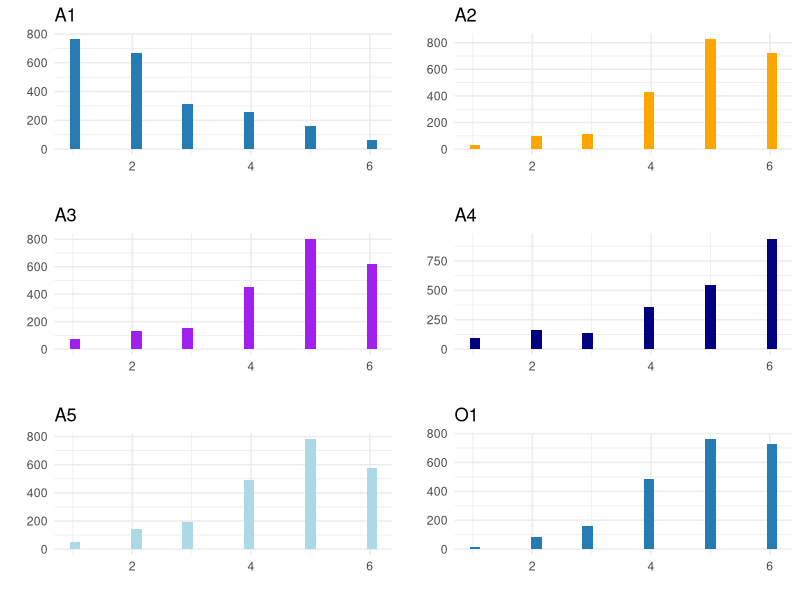

The R source for this figure:
## ---- chunk 1
knitr::opts_chunk$set(echo = TRUE)
library(ggpubr)
## ---- chunk 2
L <- c(0.625, 0.539,  0.507)*1.4
L <- as.matrix(L)
R <- matrix(c(0.19, 0, 0, 
              0, 0.51, 0, 
              0, 0, 0.75), byrow = TRUE, ncol = 3)
Psi <- R-L%*%t(L) 
R
## ---- chunk 3
Sigma <- matrix(c(1,.4,.9,
               .4,1,.7,
               .9,.7,1), byrow = TRUE, ncol = 3)
valores <- eigen(Sigma)$values
L <- eigen(Sigma)$vectors
L1 <- (valores[1]**.5)**as.matrix(L[, 1], ncol=1) 
Psi <- Sigma - (L1 %*%t(L1))
Psi
## ---- chunk 4
library(psych)
valores <- factanal( rotation = 'none', factors = 1, covmat = Sigma)
L <- valores$loadings
L1 <- as.matrix(L[, 1], ncol=1) 
Psi <- diag(valores$uniquenesses)
Sigma -(L1%*%t(L1) + Psi)
## ---- chunk 5
data <- bfi
data.clean <- complete.cases(data)
datos <- data[ data.clean,  ] 
f5 <- factanal(datos, factors = 5, rotation = 'none') #obtencion de factores
#apply(datos, 2, class)
## ---- chunk 6
f5$loadings
## ---- chunk 7
f5$PVAL
## ---- chunk 8
p1 <- ggplot(datos, aes(x = A1)) + geom_histogram(aes(fill = I('#257BB5'))) +
  ggtitle('A1') + theme(legend.position='none') +theme_minimal()+ ylab('') +xlab('')
p2 <- ggplot(datos, aes(x = A2)) + geom_histogram(aes(fill = I('orange'))) +
  ggtitle('A2') + theme(legend.position='none') +theme_minimal()+ ylab('') +xlab('')
p3 <- ggplot(datos, aes(x = A3)) + geom_histogram(aes(fill = I('purple'))) +
  ggtitle('A3') + theme(legend.position='none') +theme_minimal()+ ylab('') +xlab('')
p4 <- ggplot(datos, aes(x = A4)) + geom_histogram(aes(fill = I('navy'))) +
  ggtitle('A4') + theme(legend.position='none') +theme_minimal()+ ylab('') +xlab('')
p5 <- ggplot(datos, aes(x = A5)) + geom_histogram(aes(fill = I('lightblue'))) +
  ggtitle('A5') + theme(legend.position='none') +theme_minimal()+ ylab('') +xlab('')
p6 <- ggplot(datos, aes(x = O1)) + geom_histogram(aes(fill = I('#257BB5'))) +
  ggtitle('O1') + theme(legend.position='none') +theme_minimal()+ ylab('') +xlab('')
## ---- chunk 9
ggarrange(p1, p2, p3, p4, p5, p6, ncol = 2, nrow = 3)
## ---- chunk 10
library(dplyr)
d <- datos
d$age <- d$education <- d$gender <- NULL
d$marca <- 0
for (i in 1:dim(d)[1])
{
  for(j in names(d))
  {
      if(d[i, j] == 1| d[i,j] == 6)
      {
        d$marca[i] <- d$marca[i] + 1
      }
  }
}
q.95 <- quantile(d$marca, probs = .99)
d2 <- d %>% filter(marca >q.95) 
d2 <- d2[order(d2$marca, decreasing = TRUE),]
d2 <- head(d2, 12)
library(xtable)
dd <- t(d2)
#xtable(dd)
## ---- chunk 11
ninas <- Harman23.cor$cov
m <- 4
(f.ninas <- factanal(covmat = ninas, factors = m, rotation = 'none'))
L <- f.ninas$loadings
Psi <- diag(f.ninas$uniquenesses) 
##realizamos el test ' a mano' 
n <- 305 
p <- 8 
estadistico.Bartlett <- (n-1-(2*p+4*m+5)/6)*log( det(L%*%t(L)+Psi)/ det(ninas))
valor.critico <- qchisq(1-.05, ((p-m)**2-p-m)/2)
estadistico.Bartlett > valor.critico
## ---- chunk 12
f.ninas <- factanal(covmat = ninas, factors = m, rotation = 'varimax', n.obs = 305 )
L <- f.ninas$loadings
L
## ---- chunk 13
R <- matrix(c(1,	0.44,	0.41,	0.29,	0.33,	0.25,
0.44,	1,	0.35,	0.35,	0.32,	0.33,
0.41,	0.35,	1,	0.16,	0.19,	0.18,
0.29,	0.35,	0.16,	1,	0.59,	0.47,
0.33,	0.32,	0.19,	0.59,	1,	0.46,
0.25,	0.33,	0.18,	0.47,	0.46,	1), ncol = 6)
mal.ajuste <- factanal(covmat = R, factors = 2, rotation = 'none', n.obs = 220 )
## ---- chunk 14
mal.ajuste
## ---- chunk 15
mal.ajuste <- factanal(covmat = R, factors = 2, rotation = 'varimax', n.obs = 220 )
mal.ajuste$loadings
